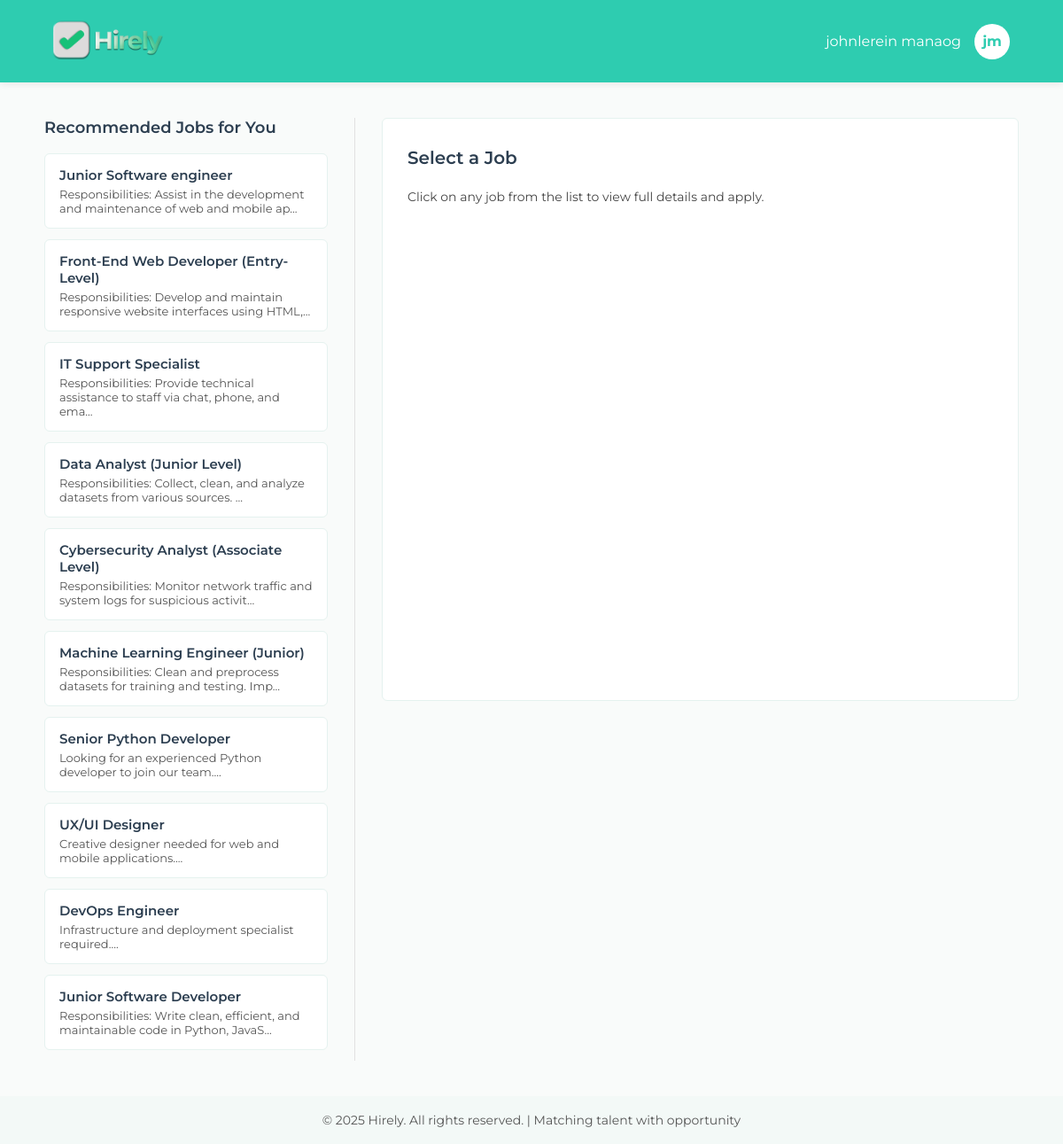
/user_dashboard (signed in), run on the app's committed database.
### app/models.py (models this page shows, shortened)
class User(db.Model):
    __tablename__ = 'users'
    id = db.Column(db.Integer, primary_key=True)
    last_name = db.Column(db.String(80), nullable=False)
    first_name = db.Column(db.String(80), nullable=False)
    middle_name = db.Column(db.String(80))
    email = db.Column(db.String(120), unique=True, nullable=False)
    phone = db.Column(db.String(30))
    address = db.Column(db.Text)
    password_hash = db.Column(db.String(128))
    resume = db.Column(db.String(255))
    is_admin = db.Column(db.Boolean, default=False)
    created_at = db.Column(db.DateTime, default=datetime.utcnow)
    applications = db.relationship('Application', backref='applicant', lazy=True)

class Job(db.Model):
    __tablename__ = 'jobs'
    id = db.Column(db.Integer, primary_key=True)
    role = db.Column(db.String(100), nullable=False)
    description = db.Column(db.Text, nullable=False)
    cluster_id = db.Column(db.Integer)
    is_active = db.Column(db.Boolean, default=True)
    created_at = db.Column(db.DateTime, default=datetime.utcnow)
    created_by = db.Column(db.Integer, db.ForeignKey('users.id'), nullable=False)
    applications = db.relationship('Application', backref='job', lazy=True)
    creator = db.relationship('User', backref='jobs_created', lazy=True)

### app/routes/main.py (the view)
@main_bp.route('/user_dashboard')
@secure_route
def user_dashboard():
    user_id = session.get('user_id')
    is_admin = session.get('is_admin')
    if not user_id:
        flash('Please log in to access the dashboard.', 'error')
        return redirect('/login')
    if is_admin:
        return redirect('/admin_dashboard')
    user = User.query.get(user_id)
    if not user:
        session.clear()
        flash('User account not found. Please log in again.', 'error')
        return redirect('/login')
    jobs = Job.query.filter_by(is_active=True).all()
    if user.resume and MATCHING_ENABLED and RESUME_EXTRACTION_ENABLED:
        try:
            upload_folder = current_app.config.get('UPLOAD_FOLDER', 'uploads')
            resume_path = os.path.join(upload_folder, user.resume)
            if os.path.exists(resume_path):
                resume_text = extract_resume_text(resume_path)
                if resume_text:
                    matching_service = get_matching_service(current_app.config.get('CHROMA_PATH', 'chroma_storage'))
                    job_rankings = matching_service.get_top_jobs_for_resume(
                        resume_text,
                        jobs,
                        top_n=len(jobs)
                    )
                    score_dict = {job_id: score for job_id, score in job_rankings}
                    for job in jobs:
                        job.match_score = round(score_dict.get(job.id, 0), 0)
                    jobs.sort(key=lambda x: x.match_score, reverse=True)
                    print(f"DEBUG: Calculated match scores for {len(jobs)} jobs")
                else:
                    for job in jobs:
                        job.match_score = 0
            else:
                for job in jobs:
                    job.match_score = 0
        except Exception as e:
            print(f"ERROR: Failed to calculate job matches: {e}")
            import traceback
            traceback.print_exc()
            for job in jobs:
                job.match_score = 0
    else:
        for job in jobs:
            job.match_score = 0
    applied_job_ids = []
    return render_template(
        'dashboard_user.html',
        user=user,
        jobs=jobs,
        applied_job_ids=applied_job_ids,
        applied_jobs_count=len(applied_job_ids),
        available_jobs_count=len(jobs),
        match_score=85
    )

### app/utils/security.py (called while the page is built, shortened)
def check_session_timeout():
    if 'user_id' not in session:
        return False
    last_activity = session.get('last_activity')
    if not last_activity:
        session['last_activity'] = datetime.utcnow().isoformat()
        return True

def no_cache(f):
    @functools.wraps(f)
    def decorated_function(*args, **kwargs):
        response = make_response(f(*args, **kwargs))
        response.headers['Cache-Control'] = 'no-cache, no-store, must-revalidate, private'
        response.headers['Pragma'] = 'no-cache'
        response.headers['Expires'] = '0'
        response.headers['Last-Modified'] = datetime.utcnow().strftime('%a, %d %b %Y %H:%M:%S GMT')
        response.headers['X-Content-Type-Options'] = 'nosniff'
        response.headers['X-Frame-Options'] = 'DENY'
        response.headers['X-XSS-Protection'] = '1; mode=block'
        return response
    return decorated_function

def session_security_check(f):
    @functools.wraps(f)
    def decorated_function(*args, **kwargs):
        if 'user_id' not in session:
            return f(*args, **kwargs)  # Let the route handle unauthenticated users
        if not check_session_timeout():
            print(f"Session timeout detected for user {session.get('user_id')}")
        return f(*args, **kwargs)
    return decorated_function

def secure_route(f):
    @functools.wraps(f)
    @no_cache
    @session_security_check
    def decorated_function(*args, **kwargs):
        return f(*args, **kwargs)
    return decorated_function

### app/templates/dashboard_user.html (shortened to what this page needs)
<!DOCTYPE html>
<html lang="en">
<head>
</head>
<body>
  <header>
    <div class="logo">
      <img src="/static/hirely_logo.png" alt="Hirely Logo">
    </div>
    <nav>
      <div class="user-info">
        <span>{{ user.first_name }} {{ user.last_name }}</span>
        <div class="dropdown" id="userDropdown">
          <div class="user-avatar" id="avatarBtn">
            {{ user.first_name[0] }}{{ user.last_name[0] }}
          </div>
        </div>
      </div>
    </nav>
  </header>
  <main>
    <div class="content-wrapper">
      <div class="jobs-list">
        <h2>Recommended Jobs for You</h2>
        {% for job in jobs %}
        <div class="job-card"
             data-id="{{ job.id }}"
             data-title="{{ job.role }}"
             data-description="{{ job.description }}"
             data-match="{{ job.match_score if job.match_score else 0 }}"
             onclick="showJobDetails(this.dataset.id, this.dataset.title, this.dataset.description, this.dataset.match)">
          <div style="display: flex; justify-content: space-between; align-items: center; margin-bottom: 4px;">
            <h3 style="margin: 0;">{{ job.role }}</h3>
          </div>
          <p>{{ job.description[:80] }}...</p>
        </div>
        {% endfor %}
      </div>
      <div class="job-details" id="jobDetails">
        <h2>Select a Job</h2>
        <p>Click on any job from the list to view full details and apply.</p>
      </div>
    </div>
  </main>
  <footer>
    &copy; 2025 Hirely. All rights reserved. | Matching talent with opportunity
  </footer>
</body>
</html>

### app/templates/dashboard_user.html (style rules this page uses)
body { margin: 0; font-family: 'Montserrat', sans-serif; background: #f9fbfa; display: flex; flex-direction: column; min-height: 100vh; }
header { background: #2eccb0; color: #ffffff; padding: 22px 60px; display: flex; justify-content: space-between; align-items: center; box-shadow: 0 2px 8px rgba(0,0,0,0.08); }
.logo img { height: 45px; }
nav { display: flex; align-items: center; gap: 28px; }
.user-info { display: flex; align-items: center; gap: 15px; }
.user-avatar { width: 40px; height: 40px; border-radius: 50%; background: #fff; color: #2eccb0; display: flex; align-items: center; justify-content: center; font-weight: 700; font-size: 16px; cursor: pointer; user-select: none; }
.dropdown { position: relative; display: inline-block; }
main { display: flex; justify-content: center; gap: 30px; padding: 40px 20px; flex: 1; }
.content-wrapper { display: flex; gap: 30px; max-width: 1100px; width: 100%; }
.jobs-list { flex: 1; max-width: 320px; }
.jobs-list h2 { font-size: 18px; font-weight: 600; margin: 0 0 18px; color: #2c3e50; }
.job-card { background: #fff; border: 1px solid #e5f2ef; border-radius: 6px; padding: 14px 16px; margin-bottom: 12px; cursor: pointer; transition: box-shadow 0.2s ease, transform 0.1s ease; }
.job-card h3 { margin: 0 0 4px; font-size: 15px; font-weight: 600; color: #2c3e50; }
.job-card p { margin: 0; font-size: 13px; color: #555; }
.job-details { flex: 2; background: #fff; border: 1px solid #e5f2ef; border-radius: 6px; padding: 28px; max-height: calc(100vh - 200px); overflow-y: auto; line-height: 1.6; }
.job-details h2 { margin-top: 0; font-size: 20px; font-weight: 600; color: #2c3e50; }
.job-details p { font-size: 14px; color: #444; }
footer { text-align: center; padding: 18px; background: #f3f9f7; font-size: 14px; color: #555; margin-top: auto; }

### data on the page
User: first_name "johnlerein", last_name "manaog", first_name "j", last_name "m"
Job: role "Junior Software engineer", description "Responsibilities: Assist in the development and maintenance of web and mobile ap"
Job: role "Front-End Web Developer (Entry-Level)", description "Responsibilities: Develop and maintain responsive website interfaces using HTML,"
Job: role "IT Support Specialist", description "Responsibilities: Provide technical assistance to staff via chat, phone, and ema"
Job: role "Data Analyst (Junior Level)", description "Responsibilities: Collect, clean, and analyze datasets from various sources."
Job: role "Cybersecurity Analyst (Associate Level)", description "Responsibilities: Monitor network traffic and system logs for suspicious activit"
Job: role "Machine Learning Engineer (Junior)", description "Responsibilities: Clean and preprocess datasets for training and testing. Imp"
Job: role "Senior Python Developer", description "Looking for an experienced Python developer to join our team."
Job: role "UX/UI Designer", description "Creative designer needed for web and mobile applications."
Job: role "DevOps Engineer", description "Infrastructure and deployment specialist required."
Job: role "Junior Software Developer", description "Responsibilities: Write clean, efficient, and maintainable code in Python, JavaS"
